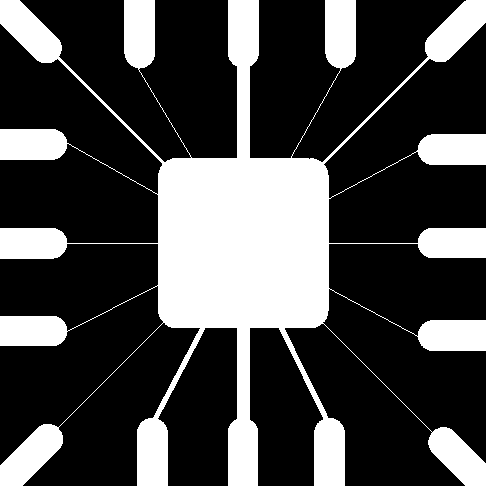
#> input picture Assignment 5/Wirebond.tif, 486 x 486 px, found by its file name; the run also reads 1 picture not shown here
$ python Assignment5.py
#> lines starting #> are read from the running program, lines starting #| are printed output that depends on the picture; after the words box and inside, x2 and y2 are one past the last pixel; in counts of white or black regions, pixels touching at a corner belong together
# -*- coding: utf-8 -*-
"""
Created on Fri Oct 25 01:58:57 2024
Personal Details:
    name: Md. Robiul Islam
    A-number: A02437860
    Email: robiul@ece.ruet.ac.bd or a02437860@aggies.usu.edu
    Assignment Number 05: Morphological Operations

@author: robiul
"""
#import necessary python packages
import numpy as np
import cv2
import matplotlib.pyplot as plt
from skimage import morphology


"""Problem I: Problem Solving Using Morphological Operations"""
"""Question 1"""
"""------------------------------\
    ----------------------------"""

# Load the image and convert it to grayscale
Wirebond = cv2.imread("C:/ROBIUL/Courses Fall 2024/Computer Vision (CS5680)/Assignment 5/Wirebond.tif", 0)
#> Wirebond: shape (486, 486); 28.1% white; 1 white region, box (x1, y1, x2, y2) and area: (0, 0, 486, 486) 66259

#Converting it to 0 or 1 instead of 0 or 255
Wirebond[Wirebond==255]=1

# Define structuring elements (kernels)
kernel_1 = cv2.getStructuringElement(cv2.MORPH_RECT, (14, 14))
kernel_2 = cv2.getStructuringElement(cv2.MORPH_RECT, (5, 5))
kernel_3 = cv2.getStructuringElement(cv2.MORPH_RECT, (40, 40))

# (b) Apply erosion with the structuring element
desired_image1 = cv2.erode(Wirebond, kernel_1, iterations=1)
#> desired_image1: shape (486, 486); values 0 (black) and 1 (white), 16.9% white; 17 white regions, largest, box (x1, y1, x2, y2) and area: (165, 165, 323, 322) 24506, (235, 0, 253, 60) 1020, (332, 0, 350, 61) 1019

# (c) Apply erosion with the structuring element
desired_image2 = cv2.erode(Wirebond, kernel_2, iterations=1)
#> desired_image2: shape (486, 486); values 0 (black) and 1 (white), 23.7% white; 15 white regions, largest, box (x1, y1, x2, y2) and area: (160, 0, 327, 486) 32442, (0, 426, 61, 486) 1766, (0, 0, 60, 61) 1762

# (d) Apply erosion with the structuring element
desired_image3 = cv2.erode(Wirebond, kernel_3, iterations=1)
#> desired_image3: shape (486, 486); values 0 (black) and 1 (white), 7.2% white; 4 white regions (3 under 20 px), largest, box (x1, y1, x2, y2) and area: (178, 178, 310, 309) 16992


# Plot the results
plt.figure(figsize=(12, 8))

# First dilated image
plt.subplot(1, 3, 1)
plt.imshow(desired_image1, cmap='gray')
plt.title('(b) Desired Image 1')
plt.axis('off')

# Second dilated image
plt.subplot(1, 3, 2)
plt.imshow(desired_image2, cmap='gray')
plt.title('(c) Desired Image 2')
plt.axis('off')

# Closed image
plt.subplot(1, 3, 3)
plt.imshow(desired_image3, cmap='gray')
plt.title('(d) Desired Image 3')
plt.axis('off')

# Display the plots
plt.tight_layout()
plt.show()


"""Problem I: Problem Solving Using Morphological Operations"""
"""Question 2"""
"""------------------------------\
    ----------------------------"""


# Load the image and convert it to grayscale
Shapes = cv2.imread("C:/ROBIUL/Courses Fall 2024/Computer Vision (CS5680)/Assignment 5/Shapes.tif", 0)
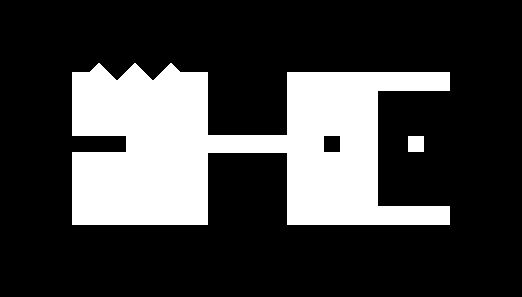
#> input picture Assignment 5/Shapes.tif, 522 x 297 px, found by its file name
#> Shapes: shape (297, 522); 24.6% white; 2 white regions, box (x1, y1, x2, y2) and area: (72, 63, 450, 225) 37895, (408, 136, 424, 152) 256

#Converting it to 0 or 1 instead of 0 or 255
Shapes[Shapes==255]=1

#Structuring Element
kernel_1 = np.ones(shape=(20, 20))

# (b) Apply erosion followed by dilation
desired_image1 = cv2.erode(Shapes, kernel_1, iterations=1)
#> desired_image1: shape (297, 522); values 0 (black) and 1 (white), 14% white; 2 white regions, box (x1, y1, x2, y2) and area: (82, 82, 199, 216) 13340, (297, 82, 369, 216) 8423
desired_image1 = cv2.dilate(desired_image1, kernel_1, iterations=1)
#> desired_image1: shape (297, 522); values 0 (black) and 1 (white), 21.6% white; 2 white regions, box (x1, y1, x2, y2) and area: (73, 73, 209, 226) 19800, (288, 73, 379, 226) 13667


# (c) Apply dilation followed by erosion
desired_image2 = cv2.dilate(Shapes, kernel_1, iterations=1)
#> desired_image2: shape (297, 522); values 0 (black) and 1 (white), 35.7% white; 2 white regions, box (x1, y1, x2, y2) and area: (63, 54, 460, 235) 54053, (399, 127, 434, 162) 1225
desired_image2 = cv2.erode(desired_image2, kernel_1, iterations=1)
#> desired_image2: shape (297, 522); values 0 (black) and 1 (white), 25.4% white; 2 white regions, box (x1, y1, x2, y2) and area: (73, 64, 451, 226) 39195, (409, 137, 425, 153) 256

# (d) Apply dilation followed by erosion
desired_image3 = cv2.dilate(Shapes, kernel_1, iterations=1)
desired_image3 = cv2.erode(desired_image3, kernel_1, iterations=1)
desired_image3 = cv2.erode(desired_image3, kernel_1, iterations=1)
#> desired_image3: shape (297, 522); values 0 (black) and 1 (white), 16.4% white; 2 white regions, box (x1, y1, x2, y2) and area: (83, 82, 200, 217) 15749, (298, 83, 370, 217) 9648

# Plot the results
plt.figure(figsize=(12, 8))

plt.subplot(1, 3, 1)
plt.imshow(desired_image1, cmap='gray')
plt.title('(f) Desired image 1')
plt.axis('off')

plt.subplot(1, 3, 2)
plt.imshow(desired_image2, cmap='gray')
plt.title('(g) Desired image 2')
plt.axis('off')


plt.subplot(1, 3, 3)
plt.imshow(desired_image3, cmap='gray')
plt.title('(h) Desired image 3')
plt.axis('off')

# Display the plots
plt.tight_layout()
plt.show()


"""Problem I: Problem Solving Using Morphological Operations"""
"""Question 3"""
"""------------------------------\
    ----------------------------"""

from skimage import io, morphology, filters, measure

# Load the image
Dowels = cv2.imread("C:/ROBIUL/Courses Fall 2024/Computer Vision (CS5680)/Assignment 5/Dowels.tif", 0)
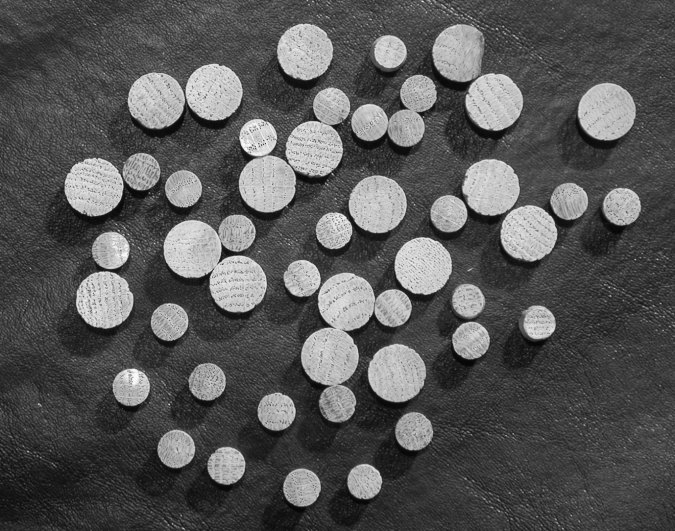
#> input picture Assignment 5/Dowels.tif, 675 x 531 px, found by its file name
#> Dowels is the input picture: shape (531, 675); min 2, max 255, mean 86.9

# Convert the grayscale image to binary using Otsu's thresholding
threshold_value = filters.threshold_otsu(Dowels)
#> threshold_value = 122

binary_image = (Dowels > threshold_value).astype('uint8')
#> binary_image: shape (531, 675); values 0 (black) and 1 (white), 22.1% white; 489 white regions (451 under 20 px), largest, box (x1, y1, x2, y2) and area: (301, 272, 412, 422) 7233, (239, 87, 350, 212) 7161, (163, 215, 267, 312) 6221

# Define the disk structuring element
def disk(radius):
    return morphology.disk(radius)

# Apply open-close operation with radius 5
open_close_image = morphology.closing(morphology.opening(binary_image, disk(5)), disk(5))
#> open_close_image: shape (531, 675); values 0 (black) and 1 (white), 20.6% white; 27 white regions, largest, box (x1, y1, x2, y2) and area: (284, 237, 452, 420) 10714, (239, 75, 437, 212) 9835, (431, 159, 588, 261) 7231

# Apply close-open operation with radius 5
close_open_image = morphology.opening(morphology.closing(binary_image, disk(5)), disk(5))
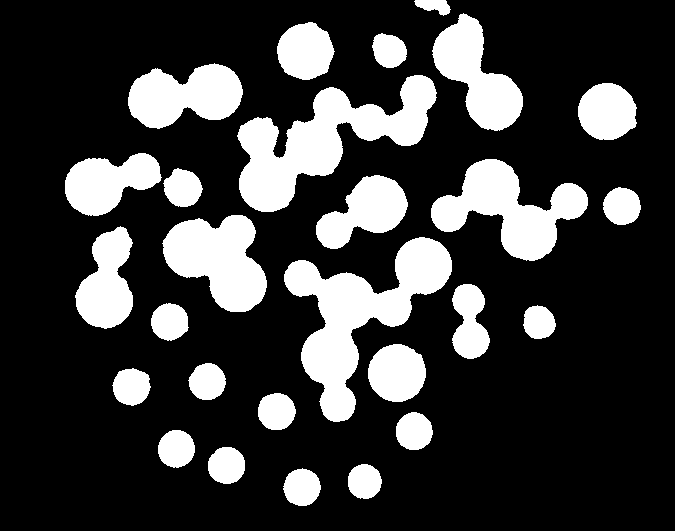
#> close_open_image: shape (531, 675); values 0 (black) and 1 (white), 22.9% white; 27 white regions, largest, box (x1, y1, x2, y2) and area: (284, 237, 452, 422) 11290, (237, 75, 437, 212) 11093, (431, 159, 588, 261) 7410

# Display the results side-by-side as Figure 3
fig3, ax3 = plt.subplots(1, 2, figsize=(12, 6))
ax3[0].imshow(open_close_image, cmap='gray')
ax3[0].set_title('Open-Close Operation')
ax3[0].axis('off')
ax3[1].imshow(close_open_image, cmap='gray')
ax3[1].set_title('Close-Open Operation')
ax3[1].axis('off')
plt.show()


# Apply a series of open-close operations
open_close_series = [morphology.closing(morphology.opening(binary_image, disk(r)), disk(r)) for r in range(2, 6)]
#> open_close_series = 4 items

# Apply a series of close-open operations
close_open_series = [morphology.opening(morphology.closing(binary_image, disk(r)), disk(r)) for r in range(2, 6)]
#> close_open_series = 4 items

# Display the results side-by-side as Figure 4
fig4, ax4 = plt.subplots(2, 4, figsize=(16, 8))
for i, (oc_img, co_img) in enumerate(zip(open_close_series, close_open_series)):
    ax4[0, i].imshow(oc_img, cmap='gray')
    ax4[0, i].set_title(f'Open-Close Radius {i+2}')
    ax4[0, i].axis('off')
    ax4[1, i].imshow(co_img, cmap='gray')
    ax4[1, i].set_title(f'Close-Open Radius {i+2}')
    ax4[1, i].axis('off')
#> this loop made 4 passes
plt.show()

"""Problem II: Problem Solving Using Morphological Operations"""
"""Question 3"""
"""------------------------------\
    ----------------------------"""

# Load the binary image
image = cv2.imread("C:/ROBIUL/Courses Fall 2024/Computer Vision (CS5680)/Assignment 5/SmallSquares.tif", 0)
#> image: shape (257, 257); 4.3% white; 120 white regions (81 under 20 px), largest, box (x1, y1, x2, y2) and area: (15, 34, 30, 49) 225, (200, 121, 215, 136) 225, (68, 224, 83, 239) 225

#Converting it to 0 or 1 instead of 0 or 255
image[image==255] =1


hit_element = np.array([[0, 1, 0],
                        [0,  1, 1],
                        [0,  0, 0]], dtype='uint8')

hit_result = cv2.erode(image, hit_element)
#> hit_result: shape (257, 257); values 0 (black) and 1 (white), 3.1% white; 76 white regions (50 under 20 px), largest, box (x1, y1, x2, y2) and area: (15, 35, 29, 49) 196, (200, 122, 214, 136) 196, (68, 225, 82, 239) 196

miss_element = np.array([[1, 0, 0],
                        [1,  0, 0],
                        [1,  1, 1]], dtype='uint8')

miss_result = cv2.erode(~image, miss_element)
#> miss_result: shape (257, 257); values 254 (black) and 255 (white), 93% white; 119 black regions (43 under 20 px), largest, box (x1, y1, x2, y2) and area: (14, 33, 31, 50) 285, (199, 120, 216, 137) 285, (67, 223, 84, 240) 285


result = hit_result & miss_result
#> result: shape (257, 257); values 0 (black) and 1 (white), 0.11% white in thin lines or dots

plt.figure()
plt.imshow(result, cmap='gray')
plt.title("Detected Pattern")
plt.axis('off')

plt.show()

# Output the number of foreground pixels that satisfy the condition
print("Number of foreground pixels that satisfy the conditions:", np.sum(result))
#| Number of foreground pixels that satisfy the conditions: 74


"""Problem III: Applications of Morphological Operations"""
"""Question 1"""
"""------------------------------\
    ----------------------------"""

def FindComponentLabels(im, se):
    # Initialize label image and label counter
    labelIm = np.zeros_like(im, dtype=int)
    label = 0

    # Iterate over all pixels in the binary image
    for i in range(im.shape[0]):
        for j in range(im.shape[1]):
            # If we find an unlabeled foreground pixel, start a new component
            if im[i, j] == 1 and labelIm[i, j] == 0:
                label += 1  # Increment label for a new component

                # Start with a seed point for the connected component
                component = np.zeros_like(im, dtype=bool)
                component[i, j] = True  # Initialize with the current point

                # Iteratively apply dilation to find the whole component
                while True:
                    # Perform dilation and intersect with the original image
                    next_component = morphology.binary_dilation(component, se) & im
                    if np.array_equal(next_component, component):
                        break  # Stop if no new pixels are added
                    component = next_component  # Update component

                # Label all pixels in the component
                labelIm[component] = label

    # Output the number of connected components
    num = label
    return labelIm, num

# Load the binary image
image = cv2.imread("C:/ROBIUL/Courses Fall 2024/Computer Vision (CS5680)/Assignment 5/Ball.tif", 0)
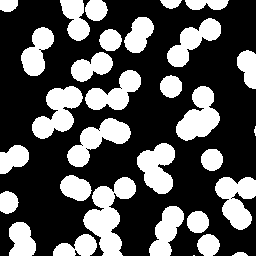
#> input picture Assignment 5/Ball.tif, 256 x 256 px, found by its file name
#> image: shape (256, 256); 33.3% white; 31 white regions (2 under 20 px), largest, box (x1, y1, x2, y2) and area: (83, 177, 136, 256) 1994, (32, 86, 83, 139) 1454, (176, 86, 220, 141) 1404

#convert to binary image
binary_image = image>0

# Define a structuring element for connectivity ( 8-connectivity)
structuring_element = morphology.square(3)


# Call FindComponentLabels to label the connected components
labelIm, num = FindComponentLabels(binary_image, structuring_element)
#> after the loop in FindComponentLabels, `for i in range(im.shape[0]):`: component: shape (256, 256) bool; 0% white in thin lines or dots, all inside (x1, y1, x2, y2) = (193, 255, 195, 256)
#> after the loop in FindComponentLabels, `for i in range(im.shape[0]):`:
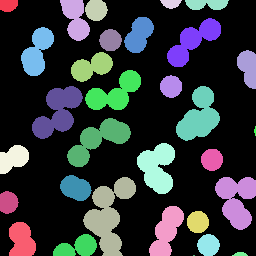
#> labelIm: shape (256, 256) int64; 32 distinct labels, from 0 to 31; one colour per label, 0 black
#> after the loop in FindComponentLabels, `for i in range(im.shape[0]):`: label = 31
#> num = 31


# Print the number of connected components
print("Total number of connected particles:", num)
#| Total number of connected particles: 31

# Display the labeled image using color intensities
plt.figure(figsize=(8, 8))
plt.imshow(labelIm, cmap='nipy_spectral')
plt.colorbar(label="Component Labels")
plt.title(f"Labeled Connected Components (Total: {num})")
plt.axis('off')
plt.show()


"""Problem III: Applications of Morphological Operations"""
"""Question 2"""
"""------------------------------\
    ----------------------------"""

from scipy.ndimage import label

# scipy's label function to find connected components
labeled_image, num_features = label(binary_image, structure=np.ones((3, 3)))
#> labeled_image: shape (256, 256) int32; 32 distinct labels, from 0 to 31
#> num_features = 31

# Display the labeled connected components with a colormap
plt.figure(figsize=(8, 8))
plt.imshow(labeled_image, cmap='nipy_spectral')
plt.colorbar(label="Component Labels")
plt.title(f"Labeled Connected Components with Built-in Function (Total: {num_features})")
plt.axis('off')
plt.show()
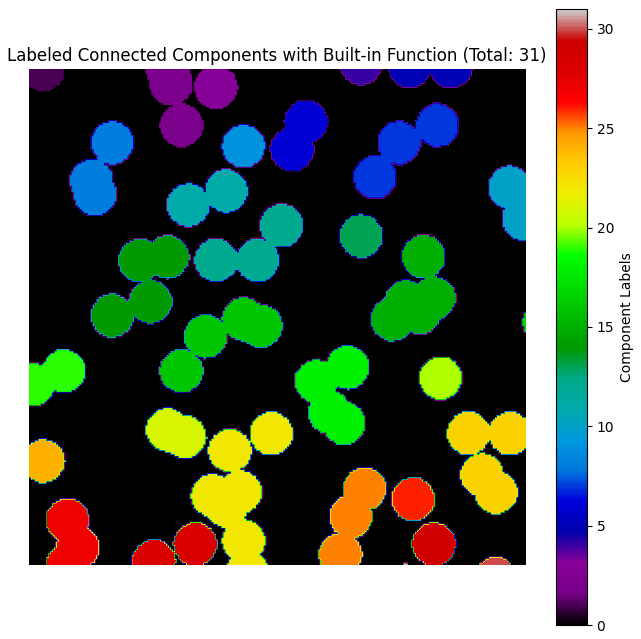
#> figure drawn by matplotlib, 2 panels

# Print the total number of connected particles found
print("Total number of connected particles:", num_features)
#| Total number of connected particles: 31


"""Problem III: Applications of Morphological Operations"""
"""Question 3"""
"""------------------------------\
    ----------------------------"""

# Create an empty array A to store only the border-connected particles
A = np.zeros_like(binary_image, dtype=int)

# Define a 3x3 structuring element for 8-connectivity
se = morphology.square(3)

# Label all connected components in the image
labelIm, num = FindComponentLabels(binary_image, se)

# Identify border-connected components
border_labels = set()

# Check the top and bottom rows
for j in range(binary_image.shape[1]):
    if labelIm[0, j] > 0:
        border_labels.add(labelIm[0, j])
    if labelIm[-1, j] > 0:
        border_labels.add(labelIm[-1, j])
#> after the loop, border_labels = 12 items

# Check the left and right columns
for i in range(binary_image.shape[0]):
    if labelIm[i, 0] > 0:
        border_labels.add(labelIm[i, 0])
    if labelIm[i, -1] > 0:
        border_labels.add(labelIm[i, -1])
#> after the loop, border_labels = 17 items

# Create image A containing only border-connected components
for label in border_labels:
    A[labelIm == label] = 1
#> this loop made 17 passes
#> label on passes 6 to 17: 10, 17, 19, 22, 23, 24, 25, 27, 28, 29, 30, 31
#> A: shape (256, 256) int64; values 0 (black) and 1 (white), 14.4% white; 17 white regions (2 under 20 px)

# Count the number of border-connected components
border_count = len(border_labels)
#> border_count = 17

# Display the original and result images side-by-side
plt.figure(figsize=(12, 6))
plt.subplot(1, 2, 1)
plt.imshow(binary_image, cmap='gray')
plt.title("Original Image")
plt.axis('off')

plt.subplot(1, 2, 2)
plt.imshow(A, cmap='gray')
plt.title("Border-Connected Particles")
plt.axis('off')

plt.show()

# Print the number of border-connected particles
print("Number of connected particles residing on the border:", border_count)
#| Number of connected particles residing on the border: 17


"""Problem III: Applications of Morphological Operations"""
"""Question 4"""
"""------------------------------\
    ----------------------------"""

# Define a 3x3 structuring element for 8-connectivity
se = morphology.square(3)

# Label all connected components in the image
labelIm, num = FindComponentLabels(binary_image, se)

# Identify border-connected particles by label
border_labels = set()

# Check the top and bottom rows
for j in range(binary_image.shape[1]):
    if labelIm[0, j] > 0:
        border_labels.add(labelIm[0, j])
    if labelIm[-1, j] > 0:
        border_labels.add(labelIm[-1, j])
#> after the loop, border_labels = 12 items

# Check the left and right columns
for i in range(binary_image.shape[0]):
    if labelIm[i, 0] > 0:
        border_labels.add(labelIm[i, 0])
    if labelIm[i, -1] > 0:
        border_labels.add(labelIm[i, -1])
#> after the loop, border_labels = 17 items

# Calculate the area of each component
regions = measure.regionprops(labelIm)
#> regions = 31 regions; largest, box (x1, y1, x2, y2) and area: (83, 177, 136, 256) 1994, (32, 86, 83, 139) 1454, (176, 86, 220, 141) 1404, (215, 177, 256, 230) 1375, (67, 118, 131, 167) 1373
particle_areas = [region.area for region in regions if region.label not in border_labels]
#> particle_areas = [708, 1159, 938, 387, 770, 1161, 390, 1454, 1404, 1373, 1272, 386, 593, 389]

# Estimate size of individual particles by finding the most common area
from scipy.stats import mode
individual_particle_area = mode(particle_areas)[0]
#> individual_particle_area = 386


# Create empty images for overlapping and individual particles
B = np.zeros_like(binary_image, dtype=int)
C = np.zeros_like(binary_image, dtype=int)

# Classify each particle based on its area
overlapping_count = 0
individual_count = 0


for region in regions:
    if region.label in border_labels:
        continue  # Skip border particles

    if region.area > individual_particle_area*1.5:  # Adjust threshold as needed
        # Particle is larger than typical, classify as overlapping
        B[labelIm == region.label] = 1
        overlapping_count += 1
    else:
        # Particle matches typical size, classify as individual
        C[labelIm == region.label] = 1
        individual_count += 1
#> this loop made 31 passes
#> B: shape (256, 256) int64; values 0 (black) and 1 (white), 16.5% white; 10 white regions, largest, box (x1, y1, x2, y2) and area: (32, 86, 83, 139) 1454, (176, 86, 220, 141) 1404, (67, 118, 131, 167) 1373
#> C: shape (256, 256) int64; values 0 (black) and 1 (white), 2.4% white; 4 white regions, box (x1, y1, x2, y2) and area: (160, 75, 182, 98) 390, (187, 211, 209, 233) 389, (99, 29, 122, 51) 387, (201, 149, 223, 171) 386
#> after the loop, individual_count = 4; overlapping_count = 10


# Display the original image, and the classified images side-by-side
plt.figure(figsize=(18, 6))

plt.subplot(1, 3, 1)
plt.imshow(binary_image, cmap='gray')
plt.title("Original Image")
plt.axis('off')

plt.subplot(1, 3, 2)
plt.imshow(B, cmap='gray')
plt.title("Overlapping Particles (Image B)")
plt.axis('off')

plt.subplot(1, 3, 3)
plt.imshow(C, cmap='gray')
plt.title("Individual Particles (Image C)")
plt.axis('off')

plt.show()

# Print counts of overlapping and individual particles not on the border
print("Number of overlapping particles not on the border:", overlapping_count)
#| Number of overlapping particles not on the border: 10
print("Number of individual particles not on the border:", individual_count)
#| Number of individual particles not on the border: 4


"""Problem III: Applications of Morphological Operations"""
"""Question 5"""
"""------------------------------\
    ----------------------------"""

# Define a 3x3 structuring element for 8-connectivity
se = morphology.square(3)

# Label all connected components in the image
labelIm, num = FindComponentLabels(binary_image, se)

# Identify border-connected particles by label
border_labels = set()

# Check the top and bottom rows
for j in range(binary_image.shape[1]):
    if labelIm[0, j] > 0:
        border_labels.add(labelIm[0, j])
    if labelIm[-1, j] > 0:
        border_labels.add(labelIm[-1, j])
#> after the loop, border_labels = 12 items

# Check the left and right columns
for i in range(binary_image.shape[0]):
    if labelIm[i, 0] > 0:
        border_labels.add(labelIm[i, 0])
    if labelIm[i, -1] > 0:
        border_labels.add(labelIm[i, -1])
#> after the loop, border_labels = 17 items

# Calculate the area of each component
regions = measure.regionprops(labelIm)
particle_areas = [region.area for region in regions if region.label not in border_labels]

# Estimate size of individual particles by finding the most common area
from scipy.stats import mode
individual_particle_area = mode(particle_areas)[0]

# Create empty images for partial overlapping and individual particles on border
D = np.zeros_like(binary_image, dtype=int)
E = np.zeros_like(binary_image, dtype=int)

# Classify each border-connected particle based on its area
partial_overlapping_count = 0
partial_individual_count = 0


for region in regions:
    if region.label in border_labels:
        if region.area > individual_particle_area*1.5:  # Adjust threshold as needed
            # Particle is larger than typical, classify as partial overlapping
            D[labelIm == region.label] = 1
            partial_overlapping_count += 1
        else:
            # Particle matches typical size, classify as individual
            E[labelIm == region.label] = 1
            partial_individual_count += 1
#> D: shape (256, 256) int64; values 0 (black) and 1 (white), 10.8% white; 7 white regions, largest, box (x1, y1, x2, y2) and area: (83, 177, 136, 256) 1994, (215, 177, 256, 230) 1375, (149, 206, 184, 256) 1006
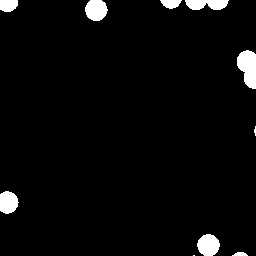
#> E: shape (256, 256) int64; values 0 (black) and 1 (white), 3.7% white; 10 white regions (2 under 20 px), largest, box (x1, y1, x2, y2) and area: (237, 50, 256, 89) 539, (197, 234, 220, 256) 389, (85, 0, 108, 21) 381
#> after the loop, partial_individual_count = 10; partial_overlapping_count = 7


# Display the original image, and the classified images side-by-side
plt.figure(figsize=(18, 6))

plt.subplot(1, 3, 1)
plt.imshow(binary_image, cmap='gray')
plt.title("Original Image")
plt.axis('off')

plt.subplot(1, 3, 2)
plt.imshow(D, cmap='gray')
plt.title("Partial Overlapping Particles on Border (Image D)")
plt.axis('off')

plt.subplot(1, 3, 3)
plt.imshow(E, cmap='gray')
plt.title("Partial Individual Particles on Border (Image E)")
plt.axis('off')

plt.show()

# Print counts of partial overlapping and individual particles on the border
print("Number of visually partial overlapping particles on the border:", partial_overlapping_count)
#| Number of visually partial overlapping particles on the border: 7
print("Number of visually partial individual particles on the border:", partial_individual_count)
#| Number of visually partial individual particles on the border: 10
